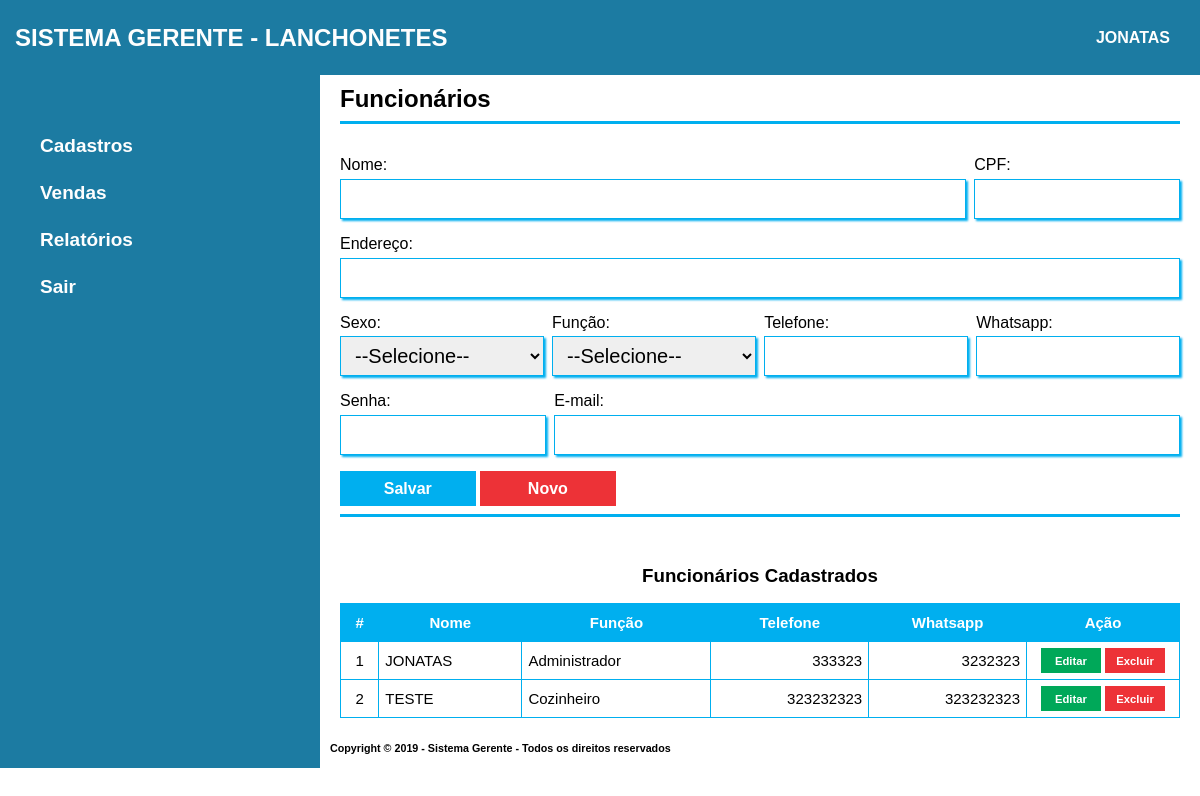
The app's page /sistema/view/cadastroFuncionario.php (signed in) with its own data.
### tables this page shows
CREATE TABLE IF NOT EXISTS `funcionarios` (
  `idFuncionario` INT NOT NULL AUTO_INCREMENT COMMENT '',
  `nome` VARCHAR(100) NULL COMMENT '',
  `CPF` VARCHAR(11) NULL COMMENT '',
  `endereco` VARCHAR(200) NULL COMMENT '',
  `sexo` VARCHAR(20) NULL COMMENT '',
  `funcao` VARCHAR(45) NULL COMMENT '',
  `telefone` VARCHAR(11) NULL COMMENT '',
  `whatsapp` VARCHAR(11) NULL COMMENT '',
  `senha` VARCHAR(100) NULL COMMENT '',
  `email` VARCHAR(100) NULL COMMENT '',
  `status` INT NOT NULL COMMENT '',
  PRIMARY KEY (`idFuncionario`)  COMMENT '',
  UNIQUE INDEX `CPF_UNIQUE` (`CPF` ASC)  COMMENT '');

### sistema/controller/DB.php (called while the page is built, shortened)
<?php
class DB {
	private static $instance;
	static function getInstance(){
		if(!isset(self::$instance))	{
			try{
				self::$instance = new PDO("mysql:host=127.0.0.1;dbname=sistemagerente", 'root', "");
				self::$instance->setAttribute(PDO::ATTR_ERRMODE, PDO::ERRMODE_EXCEPTION);
				self::$instance->setAttribute(PDO::ATTR_DEFAULT_FETCH_MODE, PDO::FETCH_OBJ);
			} catch (PDOException $e){
				echo $e->getMessage();
			}
		}
		return self::$instance;
	}
}
?>

### sistema/controller/funcionarioController.php (called while the page is built, shortened)
<?php
require_once '../controller/DB.php';
require_once '../model/Funcionario.php';
function listaFuncionarios() {
    $funcionario = new Funcionario(DB::getInstance(), null);
    return $funcionario->listar();
}
?>

### sistema/model/Funcionario.php (called while the page is built, shortened)
<?php
require_once '../controller/DB.php';
class Funcionario{
  private $conexao;
  public function __construct($conexao, $funcionario) {
    $this->conexao = $conexao;
}
    public function listar() {
        try {
            $sql = 'SELECT * FROM funcionarios WHERE status > 0';
            $stmt = $this->conexao->prepare($sql);
            $stmt->execute();
            return $stmt->fetchAll(PDO::FETCH_OBJ);
        } catch (PDOException $e) {
            echo $e->getMessage();
        }
    }
}
?>

### sistema/view/cadastroFuncionario.php (the view, shortened to what this page needs)
<!DOCTYPE html>
<html>
<head>
    <link rel="stylesheet" type="text/css" href="../assets/css/style.css" />
</head>
<body>
    <div>
        <?php include "header.php" ?>
        <div class="container">
            <div class="menu">
                <?php include "menu_lateral.php" ?>
            </div>
            <div class="form">
                <?php require_once '../controller/funcionarioController.php';?>
                <?php if(isset($_GET['editar_registro'])){
                    foreach (listaFuncionarios() as $funcionarios){
                        if($funcionarios->idFuncionario == $_GET['editar_registro']){ ?>
                <div class="titulo_form">
                    <h2>Editar Cadastro Funcionários</h2>
                </div>
                <div class="form_group">
                    <form name="editarFuncionario" method="POST" action="../controller/funcionarioController.php">
                        <input type="hidden" id="idFuncionario" name="idFuncionario" value="<?php echo $funcionarios->idFuncionario ?>">
                        <div class="campo2col_fu">
                            <div class="campo col2">
                                <label>Nome: </label>
                                <input class="col2" type="text" id="nome" name="nome" required="required" autofocus value="<?php echo $funcionarios->nome ?>">
                            </div>
                            <div class="campo col2">
                                <label>CPF: </label>
                                <input class="col2" type="text" id="CPF" name="CPF" required="required" value="<?php echo $funcionarios->CPF ?>">
                            </div>
                        </div>
                        <div class="campo col1">
                            <label>Endereço: </label>
                            <input class="col1" type="text" id="endereco" name="endereco" required="required" value="<?php echo $funcionarios->endereco ?>">
                        </div>
                        <div class="campo4col">
                            <div class="campo col4">
                                <label>Sexo:</label>
                                <select class="col4" id="sexo" name="sexo">
                                    <option selected="selected" value="<?php echo $funcionarios->sexo ?>"><?php echo $funcionarios->sexo ?></option>
                                    <option value="">--Selecione--</option>
                                    <option value="Feminino">Feminino</option>
                                    <option value="Masculino">Masculino</option>
                                </select>
                            </div>
                            <div class="campo col4">
                                <label>Função:</label>
                                <select class="col4" id="funcao" name="funcao">
                                    <option selected="selected" value="<?php echo $funcionarios->funcao ?>"><?php echo $funcionarios->funcao ?></option>
                                    <option value="">--Selecione--</option>
                                    <option value="Administrador">Administrador</option>
                                    <option value="Atendende / Caixa">Atendende / Caixa</option>
                                    <option value="Cozinheiro">Cozinheiro</option>
                                </select>
                            </div>
                            <div class="campo col4">
                                <label>Telefone: </label>
                                <input class="col4" type="text" id="telefone" name="telefone" value="<?php echo $funcionarios->telefone ?>">
                            </div>
                            <div class="campo col4">
                                <label>Whatsapp: </label>
                                <input class="col4" type="text" id="whatsapp" name="whatsapp" value="<?php echo $funcionarios->whatsapp ?>">
                            </div>
                        </div>
                        <div class="campo col1">
                            <label>E-mail: </label>
                            <input class="col1" type="email" pattern="[^ @]*@[^ @]*" id="email" name="email" value="<?php echo $funcionarios->email ?>">
                        </div>
                        <div class="botao">
                            <input class="botao_principal" type="submit" id="editar" name="editar" value="Editar">
                            <input class="botao_secundario" type="submit" id="cancelar" name="cancelar" value="Cancelar">
                        </div>
                    </form>
                </div>
                <?php
                        }
                    }
                } else { ?>
                <div>
                    <div class="titulo_form">
            	        <h2>Funcionários</h2>
                    </div>
                    <fieldset>
                        <div class="form_group">
                            <form name="cadastroFuncionario" method="POST" action="../controller/funcionarioController.php">
                                <div class="campo2col_fu">
                                    <div class="campo col2">
                                        <label>Nome: </label>
                                        <input class="col2" type="text" id="nome" name="nome" required="required" autofocus>
                                    </div>
                                    <div class="campo col2">
                                        <label>CPF: </label>
                                        <input class="col2" type="text" id="CPF" name="CPF" required="required">
                                    </div>
                                </div>
                                <div class="campo col1">
                                    <label>Endereço: </label>
                                    <input class="col1" type="text" id="endereco" name="endereco" required="required">
                                </div>
                                <div class="campo4col">
                                    <div class="campo col4">
                                        <label>Sexo:</label>
                                        <select class="col4" id="sexo" name="sexo">
                                            <option value="">--Selecione--</option>
                                        </select>
                                    </div>
                                    <div class="campo col4">
                                        <label>Função:</label>
                                        <select class="col4" id="funcao" name="funcao">
                                            <option value="">--Selecione--</option>
                                        </select>
                                    </div>
                                    <div class="campo col4">
                                        <label>Telefone: </label>
                                        <input class="col4" type="text" id="telefone" name="telefone" required="required">
                                    </div>
                                    <div class="campo col4">
                                        <label>Whatsapp: </label>
                                        <input class="col4" type="text" id="whatsapp" name="whatsapp" required="required">
                                    </div>
                                </div>
                                <div class="campo2col_fu2">
                                    <div class="campo col2">
                                        <label>Senha: </label>
                                        <input class="col2" type="password" id="senha" name="senha" required="required">
                                    </div>
                                    <div class="campo col2">
                                        <label>E-mail: </label>
                                        <input class="col2" type="email" pattern="[^ @]*@[^ @]*" id="email" name="email" required="required">
                                    </div>
                                </div>
                                <div class="botao">
                                    <input class="botao_principal" type="submit" id="salvar" name="salvar" value="Salvar">
                                    <input class="botao_secundario" type="reset" value="Novo" />
                                </div>
                            </form>
                        </div>
                    </fieldset>
                    <fieldset>
                        <div >
                            <?php if (listaFuncionarios() != null) {?>
                            <div class="titulo_table">
                                <h3>Funcionários Cadastrados</h3>
                            </div>
                            <div class="table">
                                <table>
                                    <tr>
                                        <th>#</th>
                                        <th>Nome</th>
                                        <th>Função</th>
                                        <th>Telefone</th>
                                        <th>Whatsapp</th>
                                        <th colspan="2" width="140">Ação</th>
                                    </tr>
                                    <?php foreach (listaFuncionarios() as $funcionarios){?>
                                    <tr data-id="<?= $funcionarios->idFuncionario;?>">
                                        <td align="center"><?= $funcionarios->idFuncionario;?></td>
                                        <td><?= $funcionarios->nome;?></td>
                                        <td><?= $funcionarios->funcao;?></td>
                                        <td align="right"><?= $funcionarios->telefone;?></td>
                                        <td align="right"><?= $funcionarios->whatsapp;?></td>
                                        <td class="botao_acao"><a href="cadastroFuncionario.php?editar_registro=<?php echo $funcionarios->idFuncionario; ?>"><button class="botao_acao_p">Editar</button></a>
                                            <a href="cadastroFuncionario.php?excluir_registro=<?php echo $funcionarios->idFuncionario; ?>"><button class="botao_acao_s">Excluir</button></a>
                                        </td>
                                    </tr>
                                    <?php }?>
                                </table>
                            </div>
                            <?php }?>
                        </div>
                    </fieldset>
                </div>
                <?php }?>
            </div>
        </div>
        <?php include "footer.php" ?>
    </div>
</body>
</html>

### sistema/assets/css/style.css (style rules this page uses)
* { margin: 0; padding: 0; }
a { text-decoration: none; }
body { padding: 0; margin: 0; width: auto; height: auto; font-family: Verdana, sans-serif; position: absolute; overflow-x: hidden; }
.container { width: 100vw; display: grid; grid-template-columns: 320px auto; grid-template-rows: minmax(614px, auto); }
.menu { background: #1C7BA2; display: inline-block; }
.form { box-sizing: border-box; padding: 10px 20px; display: inline-block; }
.form_group { padding-top: 2em; }
.botao { padding-bottom: 0.5em; }
.botao_verde, .botao_principal, .botao_secundario, .botao_acao_p, .botao_acao_s, select, label.checkbox { cursor: pointer; }
.botao_principal { font-size: 1em; font-weight:bold; background: #00AFEF; border: 0; color: #FFF; width: 145px; height: 35px; }
.botao_secundario { font-size: 1em; font-weight:bold; background: #ED3237; border: 0; color: #FFF; width: 145px; height: 35px; }
.botao_acao { text-align: center; width: 140px; }
.botao_acao_p { font-size: 0.75em; font-weight:bold; background: #00A859; border: 0; color: #FFF; width: 60px; height: 25px; }
.botao_acao_s { font-size: 0.75em; font-weight:bold; background: #ED3237; border: 0; color: #FFF; width: 60px; height: 25px; }
fieldset { border: 0; }
body, input, select, textarea, button { font-family: Verdana, sans-serif; font-size: 1em; }
.campo { margin-bottom: 1em; }
.campo label { margin-bottom: 0.3em; display: block; }
.campo2col_fu { width: 100%; display: grid; grid-template-columns: 74.5% 24.5%; grid-column-gap: 1%; }
.campo2col_fu2 { width: 100%; display: grid; grid-template-columns: 24.5% 74.5%; grid-column-gap: 1%; }
.campo4col { width: 100%; display: grid; grid-template-columns: 24.25% 24.25% 24.25% 24.25%; grid-column-gap: 1%; }
.col1 { width: 100%; }
.col2 { display: inline-grid; width: 100%; margin-right: 20px; }
.col4 { display: inline-grid; width: 100%; margin-right: 20px; }
.campo input[type="text"], .campo input[type="email"], .campo input[type="url"], .campo input[type="tel"], .campo input[type="file"], .campo input[type="password"], .campo select, .campo textarea { height: 2em; border: 1px solid #00AFEF; box-shadow: 2px 2px 2px #00AFEF; display: block; font-size: 1.25em; padding-left: 0.5em; padding-right: 0.5em; }
.campo input[type="text"], .campo input[type="email"], .campo input[type="url"], .campo input[type="file"], .campo input[type="password"], .campo input[type="tel"] { -webkit-box-sizing: border-box; -moz-box-sizing: border-box; box-sizing: border-box; }
.campo select option { padding-right: 1em; }
.titulo_form { border-bottom: 0.2em solid #00AFEF; padding-bottom: 0.5em; }
.titulo_table { padding-top: 3em; text-align: center; border-top: 0.2em solid #00AFEF; }
.table { padding-top: 1em; }
table { font-family: Verdana, sans-serif; font-size: 15px; border-collapse: collapse; width: 100%; }
table td, table th { border: 1px solid #00AFEF; padding: 6px; }
table th { padding-top: 10px; padding-bottom: 10px; text-align: center; background-color: #00AFEF; color: white; }
.form_pdv .botao_verde, .botao_principal, .botao_secundario { width: 135.6px; height: 35px; }

### records on screen
funcionarios: idFuncionario "1", nome "JONATAS", funcao "Administrador", telefone "333323", whatsapp "3232323"
funcionarios: idFuncionario "2", nome "TESTE", funcao "Cozinheiro", telefone "323232323", whatsapp "323232323"

### other values on screen
$_SESSION['dados_usuario']->nome "JONATAS"
